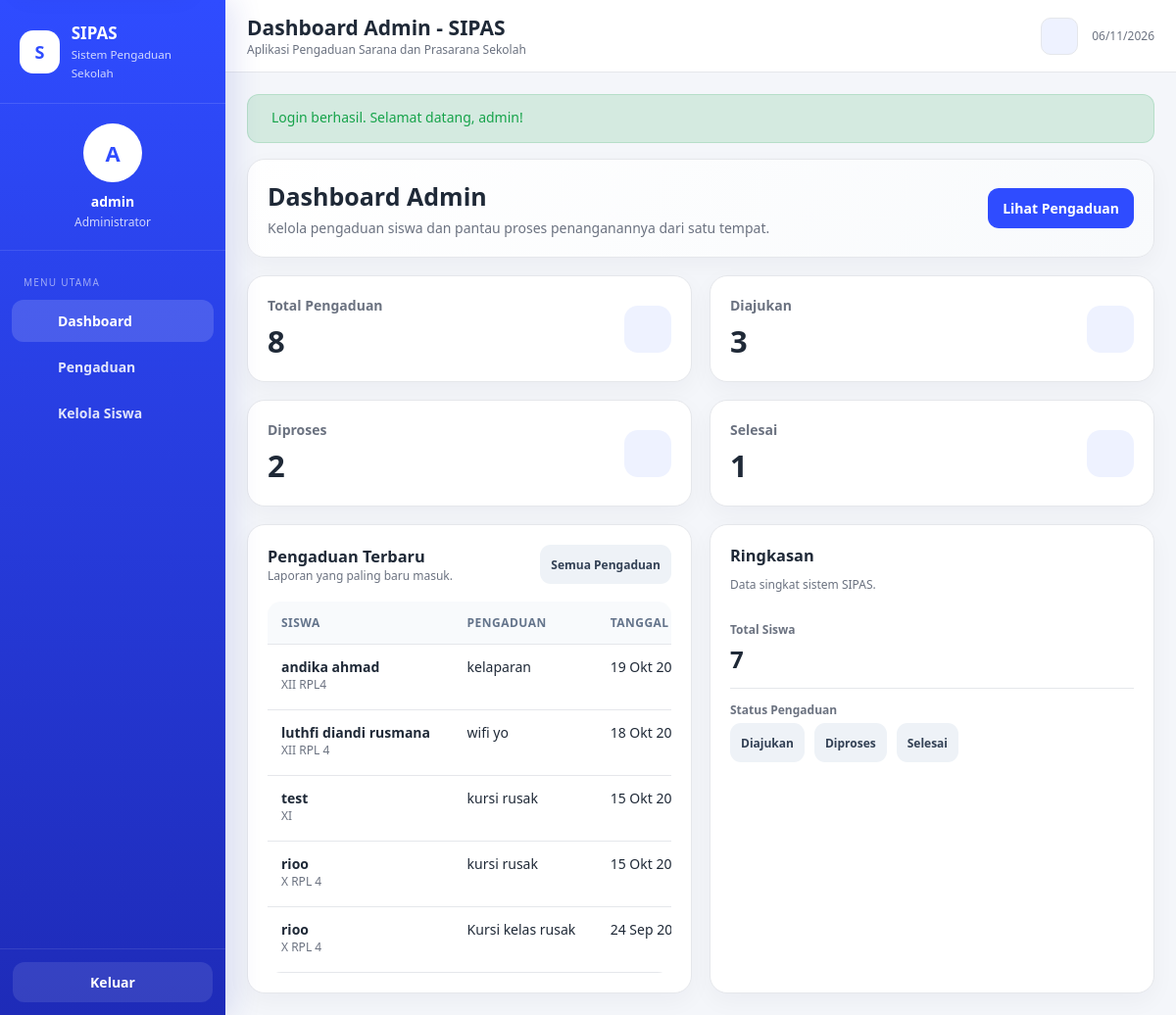
Page /index.php?page=dashboard (signed in) on the committed database.
### tables this page shows
CREATE TABLE `pengaduan` (
  `id_pengaduan` int(10) UNSIGNED NOT NULL,
  `id_siswa` int(10) UNSIGNED NOT NULL,
  `judul_pengaduan` varchar(150) NOT NULL,
  `isi_pengaduan` text NOT NULL,
  `tanggal_pengaduan` datetime NOT NULL DEFAULT current_timestamp(),
  `status` enum('Diajukan','Diproses','Selesai','Ditolak') NOT NULL DEFAULT 'Diajukan'
);

CREATE TABLE `siswa` (
  `id_siswa` int(10) UNSIGNED NOT NULL,
  `id_user` int(10) UNSIGNED NOT NULL,
  `nis` varchar(20) NOT NULL,
  `nama_siswa` varchar(100) NOT NULL,
  `kelas` varchar(30) NOT NULL
);

### helpers.php (called while the page is built, shortened)
<?php
function e($value) {
    return htmlspecialchars((string) $value, ENT_QUOTES | ENT_SUBSTITUTE, 'UTF-8');
}
function formatTanggal($tanggal) {
    $ts = strtotime($tanggal);
    $bulan = [1=>'Jan','Feb','Mar','Apr','Mei','Jun','Jul','Agu','Sep','Okt','Nov','Des'];
    return date('d', $ts) . ' ' . $bulan[(int) date('n', $ts)] . ' ' . date('Y, H:i', $ts);
}
function flash($type = null, $message = null)
{
    $data = $_SESSION['flash'];
    return $data;
}
function view($file, $data = []) {
    extract($data);
    require __DIR__ . '/views/' . $file . '.php';
}

### models/PengaduanModel.php (called while the page is built, shortened)
<?php
class PengaduanModel
{
    private $db;
    public function __construct($db)
    {
        $this->db = $db;
    }
    public function countByStatus() {
        $rows = ['total' => 0, 'Diajukan' => 0, 'Diproses' => 0, 'Selesai' => 0, 'Ditolak' => 0];
        $stmt = $this->db->query('SELECT status, COUNT(*) AS total FROM pengaduan GROUP BY status');
        foreach ($stmt->fetchAll() as $row) {
            if (array_key_exists($row['status'], $rows)) {
                $rows[$row['status']] = (int) $row['total'];
                $rows['total'] += (int) $row['total'];
            }
        }
        return $rows;
    }
    public function latest($limit = 5) {
        $limit = max(1, min(20, $limit));
        $stmt = $this->db->prepare('SELECT p.*, s.nama_siswa, s.kelas FROM pengaduan p INNER JOIN siswa s ON s.id_siswa = p.id_siswa ORDER BY p.tanggal_pengaduan DESC, p.id_pengaduan DESC LIMIT :limit');
        $stmt->bindValue(':limit', $limit, PDO::PARAM_INT);
        $stmt->execute();
        return $stmt->fetchAll();
    }
}

### views/admin/dashboard.php (the view, shortened to what this page needs)
<?php
$title='Dashboard Admin - SIPAS'; $menu='dashboard'; require __DIR__ . '/../layout/header.php'; ?>
<div class="card welcome page-space-after">
    <div class="card-body">
        <h2>Dashboard Admin</h2>
        <p>Kelola pengaduan siswa dan pantau proses penanganannya dari satu tempat.</p>
    </div>
    <div class="card-body welcome-action"><a class="btn btn-primary" href="index.php?page=admin-pengaduan"><?= uiIcon('report') ?><span>Lihat Pengaduan</span></a></div>
</div>
<div class="grid grid-4 page-space-after">
    <?php foreach ([
        ['Total Pengaduan', $stats['total'], 'report'],
        ['Diajukan', $stats['Diajukan'], 'clock'],
        ['Diproses', $stats['Diproses'], 'refresh'],
        ['Selesai', $stats['Selesai'], 'check'],
    ] as $st): ?>
        <div class="card">
            <div class="card-body stat">
                <div><div class="stat-label"><?= e($st[0]) ?></div><div class="stat-value"><?= (int)$st[1] ?></div></div>
                <div class="stat-icon"><?= uiIcon($st[2]) ?></div>
            </div>
        </div>
    <?php endforeach; ?>
</div>
<div class="grid grid-2">
    <div class="card">
        <div class="card-body">
            <div class="page-actions">
                <div><h3>Pengaduan Terbaru</h3><div class="small muted">Laporan yang paling baru masuk.</div></div>
                <a class="btn btn-secondary btn-sm" href="index.php?page=admin-pengaduan">Semua Pengaduan</a>
            </div>
            <?php if (!$terbaru): ?>
                <div class="empty-state compact">
                    <div class="empty-state-icon"><?= uiIcon('report') ?></div>
                    <h3>Belum ada pengaduan</h3>
                    <p>Belum ada laporan sarana dan prasarana yang masuk ke sistem.</p>
                    <a class="btn btn-secondary btn-sm" href="index.php?page=admin-pengaduan">Buka Pengaduan</a>
                </div>
            <?php else: ?>
                <div class="table-wrap">
                    <table class="table">
                        <thead><tr><th>Siswa</th><th>Pengaduan</th><th>Tanggal</th><th>Status</th><th>Aksi</th></tr></thead>
                        <tbody>
                        <?php foreach ($terbaru as $row): ?>
                            <tr>
                                <td><strong><?=  e($row['nama_siswa']) ?></strong><div class="small muted"><?= e($row['kelas']) ?></div></td>
                                <td><?= e($row['judul_pengaduan']) ?></td>
                                <td><?= e(formatTanggal($row['tanggal_pengaduan'])) ?></td>
                            </tr>
                        <?php endforeach; ?>
                        </tbody>
                    </table>
                </div>
            <?php endif; ?>
        </div>
    </div>
    <div class="card">
        <div class="card-body">
            <h3 class="section-title-simple">Ringkasan</h3>
            <div class="small muted summary-intro">Data singkat sistem SIPAS.</div>
            <div class="detail-item">
                <label>Total Siswa</label>
                <strong class="summary-value"><?= (int)$totalSiswa ?></strong>
            </div>
            <div class="detail-item">
                <label>Status Pengaduan</label>
                <div class="toolbar status-filters">
                    <a class="btn btn-secondary btn-sm" href="index.php?page=admin-pengaduan&status=Diajukan">Diajukan</a>
                    <a class="btn btn-secondary btn-sm" href="index.php?page=admin-pengaduan&status=Diproses">Diproses</a>
                    <a class="btn btn-secondary btn-sm" href="index.php?page=admin-pengaduan&status=Selesai">Selesai</a>
                </div>
            </div>
        </div>
    </div>
</div>
<?php require __DIR__ . '/../layout/footer.php'; ?>

### index.php (shortened to what this page needs)
<?php
require_once __DIR__ . '/helpers.php';
require_once __DIR__ . '/models/PengaduanModel.php';
require_once __DIR__ . '/controllers/DashboardController.php';
$page = isset($_GET['page']) ? $_GET['page'] : (isset($_SESSION['id_user']) ? 'dashboard' : 'login');
$db = (new Database())->getConnection();
switch ($page) {
    case 'dashboard':
        (new DashboardController($db))->index();
        break;
}

### controllers/DashboardController.php (shortened to what this page needs)
<?php
class DashboardController
{
    private $pengaduan;
    private $siswa;
    public function __construct($db)
    {
        $this->pengaduan = new PengaduanModel($db);
        $this->siswa = new SiswaModel($db);
    }
    public function index()
    {
        if ((isset($_SESSION['role']) ? $_SESSION['role'] : '') === 'admin') {
            $this->admin();
        } else {
            $this->siswa();
        }
    }
    private function admin()
    {
        $stats = $this->pengaduan->countByStatus();
        view('admin/dashboard', [
            'stats' => $stats,
            'totalSiswa' => $this->siswa->countAll(),
            'terbaru' => $this->pengaduan->latest(5)
        ]);
    }
}

### views/layout/header.php (shortened to what this page needs)
<?php
$flash = flash();
$role = isset($_SESSION['role']) ? $_SESSION['role'] : null;
$name = isset($_SESSION['nama_siswa']) ? $_SESSION['nama_siswa'] : (isset($_SESSION['username']) ? $_SESSION['username'] : 'Pengguna');
$isAdmin = $role === 'admin';
$menu = isset($menu) ? $menu : '';
$title = isset($title) ? $title : 'SIPAS';
$flashClassMap = [
    'success' => 'alert-success',
    'danger' => 'alert-error',
    'error' => 'alert-error',
    'warning' => 'alert-warning',
    'info' => 'alert-info'
];
$flashClass = $flash ? (isset($flashClassMap[$flash['type']]) ? $flashClassMap[$flash['type']] : 'alert-info') : '';
?>
<!doctype html>
<html lang="id">
<head>
    <link rel="stylesheet" href="assets/style.css">
</head>
<body>
<?php if ($role): ?>
<div class="app">
    <aside class="sidebar" id="sipas-sidebar" aria-label="Navigasi utama">
        <div class="brand">
            <div class="brand-icon" aria-hidden="true">S</div>
            <div class="brand-copy">
                <strong>SIPAS</strong>
                <small>Sistem Pengaduan Sekolah</small>
            </div>
        </div>
        <div class="profile">
            <div class="avatar" aria-hidden="true"><?= e(strtoupper(substr($name, 0, 1))) ?></div>
            <div class="name"><?= e($name) ?></div>
            <div class="role"><?= $isAdmin ? 'Administrator' : 'Siswa' ?></div>
        </div>
        <nav class="nav">
            <div class="nav-title">Menu Utama</div>
            <a class="<?= $menu === 'dashboard' ? 'active' : '' ?>" href="index.php?page=dashboard" <?= $menu === 'dashboard' ? 'aria-current="page"' : '' ?>>
                <span class="ico"><?= uiIcon('home') ?></span><span>Dashboard</span>
            </a>
            <?php if ($isAdmin): ?>
                <a class="<?= $menu === 'pengaduan' ? 'active' : '' ?>" href="index.php?page=admin-pengaduan" <?= $menu === 'pengaduan' ? 'aria-current="page"' : '' ?>>
                    <span class="ico"><?= uiIcon('report') ?></span><span>Pengaduan</span>
                </a>
                <a class="<?= $menu === 'siswa' ? 'active' : '' ?>" href="index.php?page=kelola-siswa" <?= $menu === 'siswa' ? 'aria-current="page"' : '' ?>>
                    <span class="ico"><?= uiIcon('users') ?></span><span>Kelola Siswa</span>
                </a>
            <?php endif; ?>
        </nav>
        <div class="side-bottom">
            <a class="logout" href="index.php?page=logout">
                <?= uiIcon('logout') ?><span>Keluar</span>
            </a>
        </div>
    </aside>
    <main class="main" id="main-content">
        <header class="topbar">
            <div class="topbar-left">
                <div class="topbar-title">
                    <h1><?= e($title) ?></h1>
                    <div class="small muted">Aplikasi Pengaduan Sarana dan Prasarana Sekolah</div>
                </div>
            </div>
            <div class="topbar-right">
                <button class="theme-toggle" type="button" id="themeToggle" aria-label="Aktifkan tema gelap" aria-pressed="false">
                </button>
                <div class="small muted topbar-date"><?= e(date('d/m/Y')) ?></div>
            </div>
        </header>
        <section class="content">
            <?php if ($flash): ?>
                <div class="alert <?= e($flashClass) ?> toast" role="<?= $flash['type'] === 'danger' ? 'alert' : 'status' ?>" data-toast data-toast-auto="<?= $flash['type'] === 'success' ? 'true' : 'false' ?>">
                    <div class="alert-content"><?= e($flash['message']) ?></div>
                    <button class="alert-close" type="button" aria-label="Tutup notifikasi" data-toast-close><?= uiIcon('close') ?></button>
                </div>
            <?php endif; ?>
<?php endif; ?>

### views/layout/footer.php
<?php
if ($role): ?>
        </section>
    </main>
</div>
<?php else: ?>
</div>
<?php endif; ?>
</body>
</html>

### rows in the picture
pengaduan: id_siswa.nama_siswa "andika ahmad", id_siswa.kelas "XII RPL4", judul_pengaduan "kelaparan", tanggal_pengaduan "19 Okt…"
pengaduan: id_siswa.nama_siswa "luthfi diandi rusmana", id_siswa.kelas "XII RPL 4", judul_pengaduan "wifi yo", tanggal_pengaduan "18 Okt…"
pengaduan: id_siswa.nama_siswa "test", id_siswa.kelas "XI", judul_pengaduan "kursi rusak", tanggal_pengaduan "15 Okt…"
pengaduan: id_siswa.nama_siswa "rioo", id_siswa.kelas "X RPL 4", judul_pengaduan "kursi rusak", tanggal_pengaduan "15 Okt…"
pengaduan: id_siswa.nama_siswa "rioo", id_siswa.kelas "X RPL 4", judul_pengaduan "Kursi kelas rusak", tanggal_pengaduan "24 Sep…"

### other values in the picture
substr($name, 0, 1) "A"
$name "admin"
$title "Dashboard Admin - SIPAS"
$flash['message'] "Login berhasil. Selamat datang, admin!"
$st[0] "Total Pengaduan"
$st[1] "8"
$st[0] "Diajukan"
$st[1] "3"
$st[0] "Diproses"
$st[1] "2"
$st[0] "Selesai"
$st[1] "1"
$totalSiswa "7"
